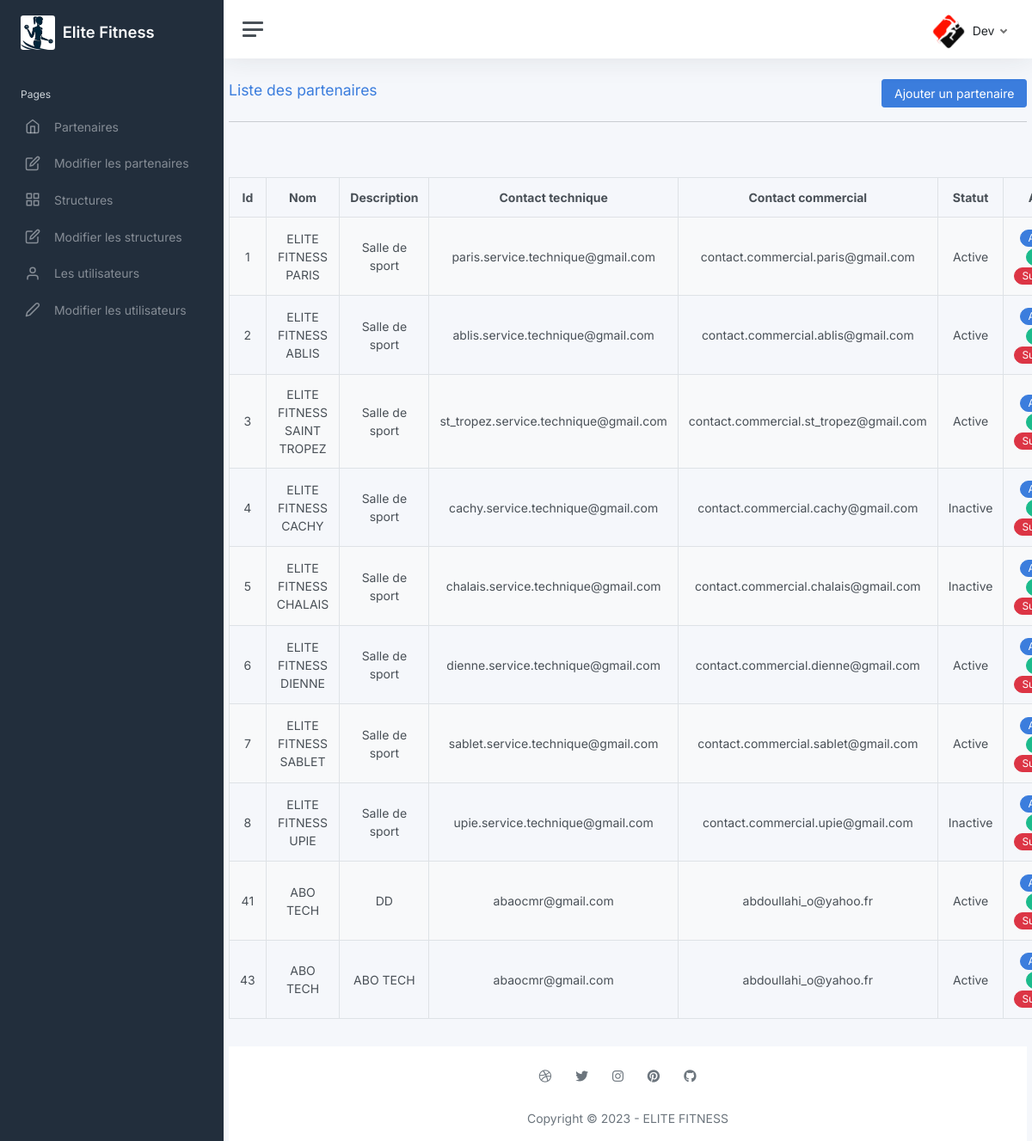
Page /elite-fitness/pages/modif_partenaires.php (signed in) on the committed database.
### tables this page shows
CREATE TABLE `tbl_users` (
  `id` int(11) NOT NULL,
  `name` varchar(250) NOT NULL,
  `username` varchar(250) NOT NULL,
  `email` varchar(100) NOT NULL,
  `password` varchar(100) NOT NULL,
  `roleid` tinyint(4) DEFAULT NULL,
  `isActive` varchar(1) DEFAULT '0',
  `resetpwd` int(11) DEFAULT NULL
);

CREATE TABLE `partenaires` (
  `id` int(11) NOT NULL,
  `nom` varchar(100) NOT NULL,
  `descrip` varchar(100) NOT NULL,
  `ctechnique` varchar(100) NOT NULL,
  `ccommercial` varchar(50) NOT NULL,
  `statut` varchar(10) NOT NULL,
  `image` varchar(500) DEFAULT NULL
);

### elite-fitness/lib/config.php (called while the page is built, shortened)
<?php
	class Config {
	  private $dsn = 'mysql:host=' . self::DBHOST . ';dbname=' . self::DBNAME . '';
	  protected $conn = null;
	  public function __construct() {
	    try {
	      $this->conn = new PDO($this->dsn, self::DBUSER, self::DBPASS);
	      $this->conn->setAttribute(PDO::ATTR_DEFAULT_FETCH_MODE, PDO::FETCH_ASSOC);
	    } catch (PDOException $e) {
	      die('Connectionn Failed : ' . $e->getMessage());
	    }
	    return $this->conn;
	  }
	}
?>

### elite-fitness/pages/modif_partenaires.php (the view, shortened to what this page needs)
<?php
include '../lib/config.php';
include '_partials/header.php';
include '_partials/navbar.php';
class Partenaire extends Config {
	  public function fetch() {
	    $sql = 'SELECT * FROM partenaires';
	    $stmt = $this->conn->prepare($sql);
	    $stmt->execute();
	    $rows = $stmt->fetchAll();
	    return $rows;
	  }
	}
?>
  <div class="container">
    <div class="row mt-4">
      <div class="col-lg-12 d-flex justify-content-between align-items-center">
        <div>
          <h4 class="text-primary">Liste des partenaires</h4>
        </div>
		<?php
		if($rol == 1){
			?>
        <div>
        <a href="./crud_partenaires/create.php">
        <button class="btn btn-primary" type="button" data-toggle="modal" data-target="#addNewUserModal">Ajouter un partenaire</button>
        </a>
        </div>
		<?php
		}
			?>
      </div>
    </div>
    <hr>
    <div class="row">
      <div class="col-lg-12">
        <div class="table-responsive-sm">
        <div class="mt-5 mb-3 d-flex justify-content-between">
          <?php
$partenaire = new Partenaire();
if($datas = $partenaire->fetch()){
    if(count($datas) > 0){
        echo '<table class="table table-striped table-bordered text-center">';
            echo "<thead>";
                echo "<tr>";
                    echo "<th>Id</th>";
                    echo "<th>Nom</th>";
                    echo "<th>Description</th>";
                    echo "<th>Contact technique</th>";
                    echo "<th>Contact commercial</th>";
                    echo "<th>Statut</th>";
                    echo "<th>Action</th>";
                echo "</tr>";
            echo "</thead>";
            echo "<tbody>";
           foreach ($datas as $row) {
                echo "<tr>";
                    echo "<td>" . $row['id'] . "</td>";
                    echo "<td>" . $row['nom'] . "</td>";
                    echo "<td>" . $row['descrip'] . "</td>";
                    echo "<td>" . $row['ctechnique'] . "</td>";
                    echo "<td>" . $row['ccommercial'] . "</td>";
					if($row['statut']==1){$statut='Active';}else{$statut='Inactive';}
                    echo "<td>" . $statut . "</td>";
                    echo "<td>";
                        echo '<a href="./crud_partenaires/read.php?id='. $row['id'] .'"><span class="btn btn-primary btn-sm rounded-pill py-0 editLink">Afficher</span></a>';
						if($rol == 1){
                        echo '<a href="./crud_partenaires/update.php?id='. $row['id'] .'"><span class="btn btn-success  btn-sm rounded-pill py-0 editLink">Editer</span></a>';
                        echo '<a href="./crud_partenaires/delete.php?id='. $row['id'] .'" ><span class="btn btn-danger btn-sm rounded-pill py-0 editLink">Supprimer</span></a>';
						}
                    echo "</td>";
                echo "</tr>";
            }
            echo "</tbody>";
        echo "</table>";
    } else{
        echo '<div class="alert alert-danger"><em>Pas d\'enregistrement</em></div>';
    }
} else{
    echo "Oops! Une erreur est survenue";
}
?>
</div>
</div>
</div>
</div>
<?php
include './_partials/footer.php';
include './_partials/scripts.php';
?>

### elite-fitness/pages/_partials/navbar.php (shortened to what this page needs)
<?php
if(isset($_SESSION['email'])){
	$servername = "db5012281103.hosting-data.io";
$username = "dbu2619205";
$password = "SiteEliteFitness2023*@";
$database = "dbs10331785";
$connection = new mysqli($servername, $username, $password, $database);
$sql = "SELECT * FROM tbl_users WHERE email = '".$_SESSION['email']."'";
$result = $connection->query($sql);
$row = $result->fetch_assoc();
$rol = $row['roleid'];
$username = $row['username'];
}
else
{
	 print" <script>
setTimeout(function(){
	window.location.href = 'http://elite-fitness.fr/index.php';
},2);// for 5 second redirection
</script>";
}?>
<body>
	<div class="wrapper">
		<nav id="sidebar" class="sidebar js-sidebar">
			<div class="sidebar-content js-simplebar">
				<a class="sidebar-brand" href="">
					 <img src="../assets/img/logos/capture1.png" class="avatar img-fluid rounded me-1" alt="" />
          <span class="align-middle">Elite Fitness</span>
        </a>
				<ul class="sidebar-nav">
					<li class="sidebar-header">
						Pages
					</li>
					<li class="sidebar-item">
					<a class="sidebar-link" href="../pages/partenaires.php">
              <i class="align-middle" data-feather="home"></i> <span class="align-middle">Partenaires</span>
            </a>
					</li>
					<li class="sidebar-item">
						<a class="sidebar-link" href="../pages/modif_partenaires.php">
						<i class="align-middle" data-feather="edit"></i> <span class="align-middle">Modifier les partenaires</span>
            </a>
					</li>
					<li class="sidebar-item">
					<a class="sidebar-link" href="../pages/structures.php">
						<i class="align-middle" data-feather="grid"></i> <span class="align-middle">Structures</span>
            </a>
					</li>
					<li class="sidebar-item">
						<a class="sidebar-link" href="../pages/modif_structures.php">
						<i class="align-middle" data-feather="edit"></i> <span class="align-middle">Modifier les structures</span>
            </a>
					</li>
					<li class="sidebar-item">
						<a class="sidebar-link" href="../pages/utilisateurs.php">
              <i class="align-middle" data-feather="user"></i> <span class="align-middle">Les utilisateurs</span>
            </a>
					<li class="sidebar-item">
						<a class="sidebar-link" href="../pages/modif_utilisateurs.php">
              <i class="align-middle" data-feather="edit-2"></i> <span class="align-middle">Modifier les utilisateurs</span>
            </a>
					</li>
			</div>
		</nav>
		<div class="main">
			<nav class="navbar navbar-expand navbar-light navbar-bg">
				<a class="sidebar-toggle js-sidebar-toggle">
          <i class="hamburger align-self-center"></i>
        </a>
			<div class="navbar-collapse collapse">
					<ul class="navbar-nav navbar-align">
						<li class="nav-item dropdown">
							<a class="nav-icon dropdown-toggle" href="#" id="alertsDropdown" data-bs-toggle="dropdown">
						<li class="nav-item dropdown">
							<a class="nav-icon dropdown-toggle" href="#" id="messagesDropdown" data-bs-toggle="dropdown">
								<div class="position-relative">
			  <li class="nav-item dropdown">
							<a class="nav-link dropdown-toggle d-none d-sm-inline-block" href="#" data-bs-toggle="dropdown">
                <img src="../assets/img/logos/logo.png" class="avatar img-fluid rounded me-1" alt="" /> <span class="text-dark"><?php print $username ?>
</span>
              </a>
						</li>
					</ul>
				</div>
			</nav>

### rows in the picture
tbl_users: username "Dev"
partenaires: id "1", nom "ELITE FITNESS PARIS", descrip "Salle de sport", ctechnique "paris.service.technique@gmail.com", ccommercial "contact.commercial.paris@gmail.com", statut "Active"
partenaires: id "2", nom "ELITE FITNESS ABLIS", descrip "Salle de sport", ctechnique "ablis.service.technique@gmail.com", ccommercial "contact.commercial.ablis@gmail.com", statut "Active"
partenaires: id "3", nom "ELITE FITNESS SAINT TROPEZ", descrip "Salle de sport", ctechnique "st_tropez.service.technique@gmail.com", ccommercial "contact.commercial.st_tropez@gmail.com", statut "Active"
partenaires: id "4", nom "ELITE FITNESS CACHY", descrip "Salle de sport", ctechnique "cachy.service.technique@gmail.com", ccommercial "contact.commercial.cachy@gmail.com", statut "Inactive"
partenaires: id "5", nom "ELITE FITNESS CHALAIS", descrip "Salle de sport", ctechnique "chalais.service.technique@gmail.com", ccommercial "contact.commercial.chalais@gmail.com", statut "Inactive"
partenaires: id "6", nom "ELITE FITNESS DIENNE", descrip "Salle de sport", ctechnique "dienne.service.technique@gmail.com", ccommercial "contact.commercial.dienne@gmail.com", statut "Active"
partenaires: id "7", nom "ELITE FITNESS SABLET", descrip "Salle de sport", ctechnique "sablet.service.technique@gmail.com", ccommercial "contact.commercial.sablet@gmail.com", statut "Active"
partenaires: id "8", nom "ELITE FITNESS UPIE", descrip "Salle de sport", ctechnique "upie.service.technique@gmail.com", ccommercial "contact.commercial.upie@gmail.com", statut "Inactive"
partenaires: id "41", nom "ABO TECH", descrip "DD", ctechnique "abaocmr@gmail.com", ccommercial "abdoullahi_o@yahoo.fr", statut "Active"
partenaires: id "43", nom "ABO TECH", descrip "ABO TECH", ctechnique "abaocmr@gmail.com", ccommercial "abdoullahi_o@yahoo.fr", statut "Active"
